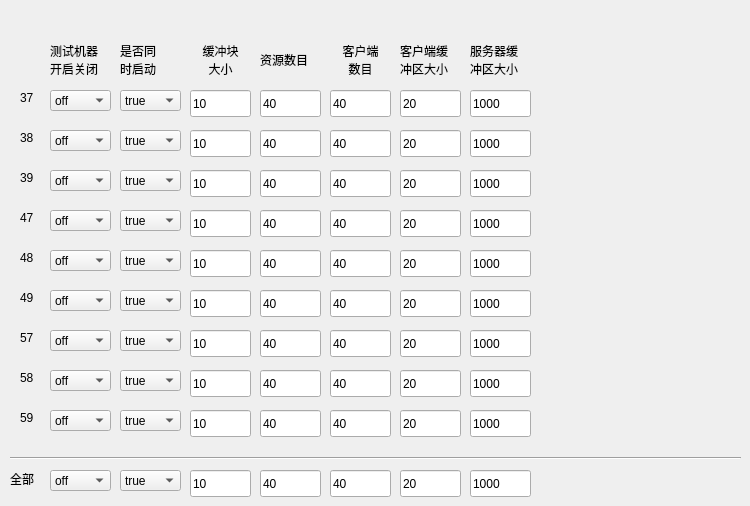
   <widget class="QWidget" name="tab_3">
    <attribute name="title">
     <string>机器列表3</string>
    </attribute>
    <widget class="QLabel" name="label_ip_57">
     <property name="geometry">
      <rect>
       <x>20</x>
       <y>330</y>
       <width>21</width>
       <height>16</height>
      </rect>
     </property>
     <property name="text">
      <string>57</string>
     </property>
    </widget>
    <widget class="QComboBox" name="comboBox_onoff_58">
     <property name="geometry">
      <rect>
       <x>50</x>
       <y>370</y>
       <width>61</width>
       <height>21</height>
      </rect>
     </property>
     <item>
      <property name="text">
       <string>off</string>
      </property>
     </item>
     <item>
      <property name="text">
       <string>on</string>
      </property>
     </item>
    </widget>
    <widget class="QLineEdit" name="lineEdit_cbuffer_49">
     <property name="geometry">
      <rect>
       <x>400</x>
       <y>290</y>
       <width>61</width>
       <height>27</height>
      </rect>
     </property>
     <property name="text">
      <string>20</string>
     </property>
    </widget>
    <widget class="QLabel" name="label_ip_37">
     <property name="geometry">
      <rect>
       <x>20</x>
       <y>90</y>
       <width>21</width>
       <height>16</height>
      </rect>
     </property>
     <property name="text">
      <string>37</string>
     </property>
    </widget>
    <widget class="QLineEdit" name="lineEdit_blocksize_59">
     <property name="geometry">
      <rect>
       <x>190</x>
       <y>410</y>
       <width>61</width>
       <height>27</height>
      </rect>
     </property>
     <property name="text">
      <string>10</string>
     </property>
    </widget>
    <widget class="QLabel" name="label_26">
     <property name="geometry">
      <rect>
       <x>470</x>
       <y>40</y>
       <width>61</width>
       <height>41</height>
      </rect>
     </property>
     <property name="text">
      <string>&lt;html&gt;&lt;head/&gt;&lt;body&gt;&lt;p&gt;服务器缓&lt;br/&gt;冲区大小&lt;/p&gt;&lt;/body&gt;&lt;/html&gt;</string>
     </property>
    </widget>
    <widget class="QLabel" name="label_ip_38">
     <property name="geometry">
      <rect>
       <x>20</x>
       <y>130</y>
       <width>21</width>
       <height>16</height>
      </rect>
     </property>
     <property name="text">
      <string>38</string>
     </property>
    </widget>
    <widget class="QLineEdit" name="lineEdit_sbuffer_48">
     <property name="geometry">
      <rect>
       <x>470</x>
       <y>250</y>
       <width>61</width>
       <height>27</height>
      </rect>
     </property>
     <property name="text">
      <string>1000</string>
     </property>
    </widget>
    <widget class="QLineEdit" name="lineEdit_blocksize_58">
     <property name="geometry">
      <rect>
       <x>190</x>
       <y>370</y>
       <width>61</width>
       <height>27</height>
      </rect>
     </property>
     <property name="text">
      <string>10</string>
     </property>
    </widget>
    <widget class="QComboBox" name="comboBox_start_together_39">
     <property name="geometry">
      <rect>
       <x>120</x>
       <y>170</y>
       <width>61</width>
       <height>21</height>
      </rect>
     </property>
     <item>
      <property name="text">
       <string>true</string>
      </property>
     </item>
     <item>
      <property name="text">
       <string>false</string>
      </property>
     </item>
    </widget>
    <widget class="QLabel" name="label_30">
     <property name="geometry">
      <rect>
       <x>50</x>
       <y>40</y>
       <width>66</width>
       <height>41</height>
      </rect>
     </property>
     <property name="text">
      <string>&lt;html&gt;&lt;head/&gt;&lt;body&gt;&lt;p&gt;测试机器&lt;br/&gt;开启关闭&lt;/p&gt;&lt;/body&gt;&lt;/html&gt;</string>
     </property>
    </widget>
    <widget class="QLineEdit" name="lineEdit_filenum_49">
     <property name="geometry">
      <rect>
       <x>260</x>
       <y>290</y>
       <width>61</width>
       <height>27</height>
      </rect>
     </property>
     <property name="text">
      <string>40</string>
     </property>
    </widget>
    <widget class="QComboBox" name="comboBox_start_together_57">
     <property name="geometry">
      <rect>
       <x>120</x>
       <y>330</y>
       <width>61</width>
       <height>21</height>
      </rect>
     </property>
     <item>
      <property name="text">
       <string>true</string>
      </property>
     </item>
     <item>
      <property name="text">
       <string>false</string>
      </property>
     </item>
    </widget>
    <widget class="QComboBox" name="comboBox_onoff_39">
     <property name="geometry">
      <rect>
       <x>50</x>
       <y>170</y>
       <width>61</width>
       <height>21</height>
      </rect>
     </property>
     <item>
      <property name="text">
       <string>off</string>
      </property>
     </item>
     <item>
      <property name="text">
       <string>on</string>
      </property>
     </item>
    </widget>
    <widget class="QLineEdit" name="lineEdit_filenum_48">
     <property name="geometry">
      <rect>
       <x>260</x>
       <y>250</y>
       <width>61</width>
       <height>27</height>
      </rect>
     </property>
     <property name="text">
      <string>40</string>
     </property>
    </widget>
    <widget class="QLineEdit" name="lineEdit_sbuffer_47">
     <property name="geometry">
      <rect>
       <x>470</x>
       <y>210</y>
       <width>61</width>
       <height>27</height>
      </rect>
     </property>
     <property name="text">
      <string>1000</string>
     </property>
    </widget>
    <widget class="QLabel" name="label_ip_39">
     <property name="geometry">
      <rect>
       <x>20</x>
       <y>170</y>
       <width>21</width>
       <height>16</height>
      </rect>
     </property>
     <property name="text">
      <string>39</string>
     </property>
    </widget>
    <widget class="QLabel" name="label_25">
     <property name="geometry">
      <rect>
       <x>190</x>
       <y>40</y>
       <width>61</width>
       <height>41</height>
      </rect>
     </property>
     <property name="text">
      <string>&lt;html&gt;&lt;head/&gt;&lt;body&gt;&lt;p align=&quot;center&quot;&gt;缓冲块&lt;br/&gt;大小&lt;/p&gt;&lt;/body&gt;&lt;/html&gt;</string>
     </property>
    </widget>
    <widget class="QLineEdit" name="lineEdit_cbuffer_57">
     <property name="geometry">
      <rect>
       <x>400</x>
       <y>330</y>
       <width>61</width>
       <height>27</height>
      </rect>
     </property>
     <property name="text">
      <string>20</string>
     </property>
    </widget>
    <widget class="QLineEdit" name="lineEdit_filenum_39">
     <property name="geometry">
      <rect>
       <x>260</x>
       <y>170</y>
       <width>61</width>
       <height>27</height>
      </rect>
     </property>
     <property name="text">
      <string>40</string>
     </property>
    </widget>
    <widget class="QComboBox" name="comboBox_start_together_38">
     <property name="geometry">
      <rect>
       <x>120</x>
       <y>130</y>
       <width>61</width>
       <height>21</height>
      </rect>
     </property>
     <item>
      <property name="text">
       <string>true</string>
      </property>
     </item>
     <item>
      <property name="text">
       <string>false</string>
      </property>
     </item>
    </widget>
    <widget class="QLabel" name="label_ip_49">
     <property name="geometry">
      <rect>
       <x>20</x>
       <y>290</y>
       <width>21</width>
       <height>16</height>
      </rect>
     </property>
     <property name="text">
      <string>49</string>
     </property>
    </widget>
    <widget class="QLineEdit" name="lineEdit_cbuffer_58">
     <property name="geometry">
      <rect>
       <x>400</x>
       <y>370</y>
       <width>61</width>
       <height>27</height>
      </rect>
     </property>
     <property name="text">
      <string>20</string>
     </property>
    </widget>
    <widget class="QComboBox" name="comboBox_onoff_37">
     <property name="geometry">
      <rect>
       <x>50</x>
       <y>90</y>
       <width>61</width>
       <height>21</height>
      </rect>
     </property>
     <item>
      <property name="text">
       <string>off</string>
      </property>
     </item>
     <item>
      <property name="text">
       <string>on</string>
      </property>
     </item>
    </widget>
    <widget class="QLineEdit" name="lineEdit_filenum_38">
     <property name="geometry">
      <rect>
       <x>260</x>
       <y>130</y>
       <width>61</width>
       <height>27</height>
      </rect>
     </property>
     <property name="text">
      <string>40</string>
     </property>
    </widget>
    <widget class="QLabel" name="label_ip_58">
     <property name="geometry">
      <rect>
       <x>20</x>
       <y>370</y>
       <width>21</width>
       <height>16</height>
      </rect>
     </property>
     <property name="text">
      <string>58</string>
     </property>
    </widget>
    <widget class="QLineEdit" name="lineEdit_sbuffer_38">
     <property name="geometry">
      <rect>
       <x>470</x>
       <y>130</y>
       <width>61</width>
       <height>27</height>
      </rect>
     </property>
     <property name="text">
      <string>1000</string>
     </property>
    </widget>
    <widget class="QComboBox" name="comboBox_start_together_48">
     <property name="geometry">
      <rect>
       <x>120</x>
       <y>250</y>
       <width>61</width>
       <height>21</height>
      </rect>
     </property>
     <item>
      <property name="text">
       <string>true</string>
      </property>
     </item>
     <item>
      <property name="text">
       <string>false</string>
      </property>
     </item>
    </widget>
    <widget class="QLabel" name="label_ip_47">
     <property name="geometry">
      <rect>
       <x>20</x>
       <y>210</y>
       <width>21</width>
       <height>16</height>
      </rect>
     </property>
     <property name="text">
      <string>47</string>
     </property>
    </widget>
    <widget class="QLineEdit" name="lineEdit_blocksize_49">
     <property name="geometry">
      <rect>
       <x>190</x>
       <y>290</y>
       <width>61</width>
       <height>27</height>
      </rect>
     </property>
     <property name="text">
      <string>10</string>
     </property>
    </widget>
    <widget class="QLabel" name="label_27">
     <property name="geometry">
      <rect>
       <x>120</x>
       <y>40</y>
       <width>51</width>
       <height>41</height>
      </rect>
     </property>
     <property name="text">
      <string>&lt;html&gt;&lt;head/&gt;&lt;body&gt;&lt;p&gt;是否同&lt;br/&gt;时启动&lt;/p&gt;&lt;/body&gt;&lt;/html&gt;</string>
     </property>
    </widget>
    <widget class="QLineEdit" name="lineEdit_clientnum_47">
     <property name="geometry">
      <rect>
       <x>330</x>
       <y>210</y>
       <width>61</width>
       <height>27</height>
      </rect>
     </property>
     <property name="text">
      <string>40</string>
     </property>
    </widget>
    <widget class="QLineEdit" name="lineEdit_cbuffer_37">
     <property name="geometry">
      <rect>
       <x>400</x>
       <y>90</y>
       <width>61</width>
       <height>27</height>
      </rect>
     </property>
     <property name="text">
      <string>20</string>
     </property>
    </widget>
    <widget class="QLineEdit" name="lineEdit_sbuffer_49">
     <property name="geometry">
      <rect>
       <x>470</x>
       <y>290</y>
       <width>61</width>
       <height>27</height>
      </rect>
     </property>
     <property name="text">
      <string>1000</string>
     </property>
    </widget>
    <widget class="QLineEdit" name="lineEdit_clientnum_57">
     <property name="geometry">
      <rect>
       <x>330</x>
       <y>330</y>
       <width>61</width>
       <height>27</height>
      </rect>
     </property>
     <property name="text">
      <string>40</string>
     </property>
    </widget>
    <widget class="QLineEdit" name="lineEdit_clientnum_38">
     <property name="geometry">
      <rect>
       <x>330</x>
       <y>130</y>
       <width>61</width>
       <height>27</height>
      </rect>
     </property>
     <property name="text">
      <string>40</string>
     </property>
    </widget>
    <widget class="QLabel" name="label_22">
     <property name="geometry">
      <rect>
       <x>330</x>
       <y>40</y>
       <width>61</width>
       <height>41</height>
      </rect>
     </property>
     <property name="text">
      <string>&lt;html&gt;&lt;head/&gt;&lt;body&gt;&lt;p align=&quot;center&quot;&gt;客户端&lt;br/&gt;数目&lt;/p&gt;&lt;/body&gt;&lt;/html&gt;</string>
     </property>
    </widget>
    <widget class="QLineEdit" name="lineEdit_sbuffer_37">
     <property name="geometry">
      <rect>
       <x>470</x>
       <y>90</y>
       <width>61</width>
       <height>27</height>
      </rect>
     </property>
     <property name="text">
      <string>1000</string>
     </property>
    </widget>
    <widget class="QComboBox" name="comboBox_start_together_59">
     <property name="geometry">
      <rect>
       <x>120</x>
       <y>410</y>
       <width>61</width>
       <height>21</height>
      </rect>
     </property>
     <item>
      <property name="text">
       <string>true</string>
      </property>
     </item>
     <item>
      <property name="text">
       <string>false</string>
      </property>
     </item>
    </widget>
    <widget class="QLineEdit" name="lineEdit_cbuffer_39">
     <property name="geometry">
      <rect>
       <x>400</x>
       <y>170</y>
       <width>61</width>
       <height>27</height>
      </rect>
     </property>
     <property name="text">
      <string>20</string>
     </property>
    </widget>
    <widget class="QLineEdit" name="lineEdit_clientnum_58">
     <property name="geometry">
      <rect>
       <x>330</x>
       <y>370</y>
       <width>61</width>
       <height>27</height>
      </rect>
     </property>
     <property name="text">
      <string>40</string>
     </property>
    </widget>
    <widget class="QLineEdit" name="lineEdit_blocksize_39">
     <property name="geometry">
      <rect>
       <x>190</x>
       <y>170</y>
       <width>61</width>
       <height>27</height>
      </rect>
     </property>
     <property name="text">
      <string>10</string>
     </property>
    </widget>
    <widget class="QLineEdit" name="lineEdit_filenum_58">
     <property name="geometry">
      <rect>
       <x>260</x>
       <y>370</y>
       <width>61</width>
       <height>27</height>
      </rect>
     </property>
     <property name="text">
      <string>40</string>
     </property>
    </widget>
    <widget class="QLineEdit" name="lineEdit_clientnum_49">
     <property name="geometry">
      <rect>
       <x>330</x>
       <y>290</y>
       <width>61</width>
       <height>27</height>
      </rect>
     </property>
     <property name="text">
      <string>40</string>
     </property>
    </widget>
    <widget class="QComboBox" name="comboBox_start_together_37">
     <property name="geometry">
      <rect>
       <x>120</x>
       <y>90</y>
       <width>61</width>
       <height>21</height>
      </rect>
     </property>
     <item>
      <property name="text">
       <string>true</string>
      </property>
     </item>
     <item>
      <property name="text">
       <string>false</string>
      </property>
     </item>
    </widget>
    <widget class="QComboBox" name="comboBox_start_together_58">
     <property name="geometry">
      <rect>
       <x>120</x>
       <y>370</y>
       <width>61</width>
       <height>21</height>
      </rect>
     </property>
     <item>
      <property name="text">
       <string>true</string>
      </property>
     </item>
     <item>
      <property name="text">
       <string>false</string>
      </property>
     </item>
    </widget>
    <widget class="QComboBox" name="comboBox_start_together_47">
     <property name="geometry">
      <rect>
       <x>120</x>
       <y>210</y>
       <width>61</width>
       <height>21</height>
      </rect>
     </property>
     <item>
      <property name="text">
       <string>true</string>
      </property>
     </item>
     <item>
      <property name="text">
       <string>false</string>
      </property>
     </item>
    </widget>
    <widget class="QComboBox" name="comboBox_onoff_49">
     <property name="geometry">
      <rect>
       <x>50</x>
       <y>290</y>
       <width>61</width>
       <height>21</height>
      </rect>
     </property>
     <item>
      <property name="text">
       <string>off</string>
      </property>
     </item>
     <item>
      <property name="text">
       <string>on</string>
      </property>
     </item>
    </widget>
    <widget class="QLineEdit" name="lineEdit_blocksize_57">
     <property name="geometry">
      <rect>
       <x>190</x>
       <y>330</y>
       <width>61</width>
       <height>27</height>
      </rect>
     </property>
     <property name="text">
      <string>10</string>
     </property>
    </widget>
    <widget class="QLineEdit" name="lineEdit_clientnum_59">
     <property name="geometry">
      <rect>
       <x>330</x>
       <y>410</y>
       <width>61</width>
       <height>27</height>
      </rect>
     </property>
     <property name="text">
      <string>40</string>
     </property>
    </widget>
    <widget class="QLineEdit" name="lineEdit_blocksize_47">
     <property name="geometry">
      <rect>
       <x>190</x>
       <y>210</y>
       <width>61</width>
       <height>27</height>
      </rect>
     </property>
     <property name="text">
      <string>10</string>
     </property>
    </widget>
    <widget class="QComboBox" name="comboBox_onoff_57">
     <property name="geometry">
      <rect>
       <x>50</x>
       <y>330</y>
       <width>61</width>
       <height>21</height>
      </rect>
     </property>
     <item>
      <property name="text">
       <string>off</string>
      </property>
     </item>
     <item>
      <property name="text">
       <string>on</string>
      </property>
     </item>
    </widget>
    <widget class="QLineEdit" name="lineEdit_clientnum_39">
     <property name="geometry">
      <rect>
       <x>330</x>
       <y>170</y>
       <width>61</width>
       <height>27</height>
      </rect>
     </property>
     <property name="text">
      <string>40</string>
     </property>
    </widget>
    <widget class="QLineEdit" name="lineEdit_cbuffer_47">
     <property name="geometry">
      <rect>
       <x>400</x>
       <y>210</y>
       <width>61</width>
       <height>27</height>
      </rect>
     </property>
     <property name="text">
      <string>20</string>
     </property>
    </widget>
    <widget class="QComboBox" name="comboBox_onoff_59">
     <property name="geometry">
      <rect>
       <x>50</x>
       <y>410</y>
       <width>61</width>
       <height>21</height>
      </rect>
     </property>
     <item>
      <property name="text">
       <string>off</string>
      </property>
     </item>
     <item>
      <property name="text">
       <string>on</string>
      </property>
     </item>
    </widget>
    <widget class="QLabel" name="label_31">
     <property name="geometry">
      <rect>
       <x>260</x>
       <y>40</y>
       <width>61</width>
       <height>41</height>
      </rect>
     </property>
     <property name="text">
      <string>&lt;html&gt;&lt;head/&gt;&lt;body&gt;&lt;p&gt;资源数目&lt;/p&gt;&lt;/body&gt;&lt;/html&gt;</string>
     </property>
    </widget>
    <widget class="QLineEdit" name="lineEdit_clientnum_37">
     <property name="geometry">
      <rect>
       <x>330</x>
       <y>90</y>
       <width>61</width>
       <height>27</height>
      </rect>
     </property>
     <property name="text">
      <string>40</string>
     </property>
    </widget>
    <widget class="QComboBox" name="comboBox_start_together_49">
     <property name="geometry">
      <rect>
       <x>120</x>
       <y>290</y>
       <width>61</width>
       <height>21</height>
      </rect>
     </property>
     <item>
      <property name="text">
       <string>true</string>
      </property>
     </item>
     <item>
      <property name="text">
       <string>false</string>
      </property>
     </item>
    </widget>
    <widget class="QLineEdit" name="lineEdit_sbuffer_58">
     <property name="geometry">
      <rect>
       <x>470</x>
       <y>370</y>
       <width>61</width>
       <height>27</height>
      </rect>
     </property>
     <property name="text">
      <string>1000</string>
     </property>
    </widget>
    <widget class="QLabel" name="label_ip_59">
     <property name="geometry">
      <rect>
       <x>20</x>
       <y>410</y>
       <width>21</width>
       <height>16</height>
      </rect>
     </property>
     <property name="text">
      <string>59</string>
     </property>
    </widget>
    <widget class="QLineEdit" name="lineEdit_cbuffer_48">
     <property name="geometry">
      <rect>
       <x>400</x>
       <y>250</y>
       <width>61</width>
       <height>27</height>
      </rect>
     </property>
     <property name="text">
      <string>20</string>
     </property>
    </widget>
    <widget class="QLineEdit" name="lineEdit_filenum_37">
     <property name="geometry">
      <rect>
       <x>260</x>
       <y>90</y>
       <width>61</width>
       <height>27</height>
      </rect>
     </property>
     <property name="text">
      <string>40</string>
     </property>
    </widget>
    <widget class="QLineEdit" name="lineEdit_blocksize_37">
     <property name="geometry">
      <rect>
       <x>190</x>
       <y>90</y>
       <width>61</width>
       <height>27</height>
      </rect>
     </property>
     <property name="text">
      <string>10</string>
     </property>
    </widget>
    <widget class="QLabel" name="label_29">
     <property name="geometry">
      <rect>
       <x>400</x>
       <y>40</y>
       <width>61</width>
       <height>41</height>
      </rect>
     </property>
     <property name="text">
      <string>&lt;html&gt;&lt;head/&gt;&lt;body&gt;&lt;p&gt;客户端缓&lt;br/&gt;冲区大小&lt;/p&gt;&lt;/body&gt;&lt;/html&gt;</string>
     </property>
    </widget>
    <widget class="QLineEdit" name="lineEdit_cbuffer_38">
     <property name="geometry">
      <rect>
       <x>400</x>
       <y>130</y>
       <width>61</width>
       <height>27</height>
      </rect>
     </property>
     <property name="text">
      <string>20</string>
     </property>
    </widget>
    <widget class="QComboBox" name="comboBox_onoff_48">
     <property name="geometry">
      <rect>
       <x>50</x>
       <y>250</y>
       <width>61</width>
       <height>21</height>
      </rect>
     </property>
     <item>
      <property name="text">
       <string>off</string>
      </property>
     </item>
     <item>
      <property name="text">
       <string>on</string>
      </property>
     </item>
    </widget>
    <widget class="QLineEdit" name="lineEdit_filenum_59">
     <property name="geometry">
      <rect>
       <x>260</x>
       <y>410</y>
       <width>61</width>
       <height>27</height>
      </rect>
     </property>
     <property name="text">
      <string>40</string>
     </property>
    </widget>
    <widget class="QLabel" name="label_ip_48">
     <property name="geometry">
      <rect>
       <x>20</x>
       <y>250</y>
       <width>21</width>
       <height>16</height>
      </rect>
     </property>
     <property name="text">
      <string>48</string>
     </property>
    </widget>
    <widget class="QComboBox" name="comboBox_onoff_47">
     <property name="geometry">
      <rect>
       <x>50</x>
       <y>210</y>
       <width>61</width>
       <height>21</height>
      </rect>
     </property>
     <item>
      <property name="text">
       <string>off</string>
      </property>
     </item>
     <item>
      <property name="text">
       <string>on</string>
      </property>
     </item>
    </widget>
    <widget class="QLineEdit" name="lineEdit_clientnum_48">
     <property name="geometry">
      <rect>
       <x>330</x>
       <y>250</y>
       <width>61</width>
       <height>27</height>
      </rect>
     </property>
     <property name="text">
      <string>40</string>
     </property>
    </widget>
    <widget class="QLineEdit" name="lineEdit_blocksize_38">
     <property name="geometry">
      <rect>
       <x>190</x>
       <y>130</y>
       <width>61</width>
       <height>27</height>
      </rect>
     </property>
     <property name="text">
      <string>10</string>
     </property>
    </widget>
    <widget class="QLineEdit" name="lineEdit_blocksize_48">
     <property name="geometry">
      <rect>
       <x>190</x>
       <y>250</y>
       <width>61</width>
       <height>27</height>
      </rect>
     </property>
     <property name="text">
      <string>10</string>
     </property>
    </widget>
    <widget class="QLineEdit" name="lineEdit_sbuffer_59">
     <property name="geometry">
      <rect>
       <x>470</x>
       <y>410</y>
       <width>61</width>
       <height>27</height>
      </rect>
     </property>
     <property name="text">
      <string>1000</string>
     </property>
    </widget>
    <widget class="QComboBox" name="comboBox_onoff_38">
     <property name="geometry">
      <rect>
       <x>50</x>
       <y>130</y>
       <width>61</width>
       <height>21</height>
      </rect>
     </property>
     <item>
      <property name="text">
       <string>off</string>
      </property>
     </item>
     <item>
      <property name="text">
       <string>on</string>
      </property>
     </item>
    </widget>
    <widget class="QLineEdit" name="lineEdit_sbuffer_57">
     <property name="geometry">
      <rect>
       <x>470</x>
       <y>330</y>
       <width>61</width>
       <height>27</height>
      </rect>
     </property>
     <property name="text">
      <string>1000</string>
     </property>
    </widget>
    <widget class="QLineEdit" name="lineEdit_filenum_47">
     <property name="geometry">
      <rect>
       <x>260</x>
       <y>210</y>
       <width>61</width>
       <height>27</height>
      </rect>
     </property>
     <property name="text">
      <string>40</string>
     </property>
    </widget>
    <widget class="QLineEdit" name="lineEdit_filenum_57">
     <property name="geometry">
      <rect>
       <x>260</x>
       <y>330</y>
       <width>61</width>
       <height>27</height>
      </rect>
     </property>
     <property name="text">
      <string>40</string>
     </property>
    </widget>
    <widget class="QLineEdit" name="lineEdit_sbuffer_39">
     <property name="geometry">
      <rect>
       <x>470</x>
       <y>170</y>
       <width>61</width>
       <height>27</height>
      </rect>
     </property>
     <property name="text">
      <string>1000</string>
     </property>
    </widget>
    <widget class="QLineEdit" name="lineEdit_cbuffer_59">
     <property name="geometry">
      <rect>
       <x>400</x>
       <y>410</y>
       <width>61</width>
       <height>27</height>
      </rect>
     </property>
     <property name="text">
      <string>20</string>
     </property>
    </widget>
    <widget class="QComboBox" name="comboBox_onoff_tab3">
     <property name="geometry">
      <rect>
       <x>50</x>
       <y>470</y>
       <width>61</width>
       <height>21</height>
      </rect>
     </property>
     <item>
      <property name="text">
       <string>off</string>
      </property>
     </item>
     <item>
      <property name="text">
       <string>on</string>
      </property>
     </item>
    </widget>
    <widget class="QLineEdit" name="lineEdit_sbuffer_tab3">
     <property name="geometry">
      <rect>
       <x>470</x>
       <y>470</y>
       <width>61</width>
       <height>27</height>
      </rect>
     </property>
     <property name="text">
      <string>1000</string>
     </property>
    </widget>
    <widget class="QLineEdit" name="lineEdit_filenum_tab3">
     <property name="geometry">
      <rect>
       <x>260</x>
       <y>470</y>
       <width>61</width>
       <height>27</height>
      </rect>
     </property>
     <property name="text">
      <string>40</string>
     </property>
    </widget>
    <widget class="QLineEdit" name="lineEdit_blocksize_tab3">
     <property name="geometry">
      <rect>
       <x>190</x>
       <y>470</y>
       <width>61</width>
       <height>27</height>
      </rect>
     </property>
     <property name="text">
      <string>10</string>
     </property>
    </widget>
    <widget class="QLineEdit" name="lineEdit_cbuffer_tab3">
     <property name="geometry">
      <rect>
       <x>400</x>
       <y>470</y>
       <width>61</width>
       <height>27</height>
      </rect>
     </property>
     <property name="text">
      <string>20</string>
     </property>
    </widget>
    <widget class="QLabel" name="label_all_tab3">
     <property name="geometry">
      <rect>
       <x>10</x>
       <y>470</y>
       <width>31</width>
       <height>17</height>
      </rect>
     </property>
     <property name="text">
      <string>全部</string>
     </property>
    </widget>
    <widget class="QLineEdit" name="lineEdit_clientnum_tab3">
     <property name="geometry">
      <rect>
       <x>330</x>
       <y>470</y>
       <width>61</width>
       <height>27</height>
      </rect>
     </property>
     <property name="text">
      <string>40</string>
     </property>
    </widget>
    <widget class="QComboBox" name="comboBox_start_together_tab3">
     <property name="geometry">
      <rect>
       <x>120</x>
       <y>470</y>
       <width>61</width>
       <height>21</height>
      </rect>
     </property>
     <item>
      <property name="text">
       <string>true</string>
      </property>
     </item>
     <item>
      <property name="text">
       <string>false</string>
      </property>
     </item>
    </widget>
    <widget class="Line" name="line_3">
     <property name="geometry">
      <rect>
       <x>10</x>
       <y>450</y>
       <width>731</width>
       <height>16</height>
      </rect>
     </property>
     <property name="orientation">
      <enum>Qt::Horizontal</enum>
     </property>
    </widget>
   </widget>
